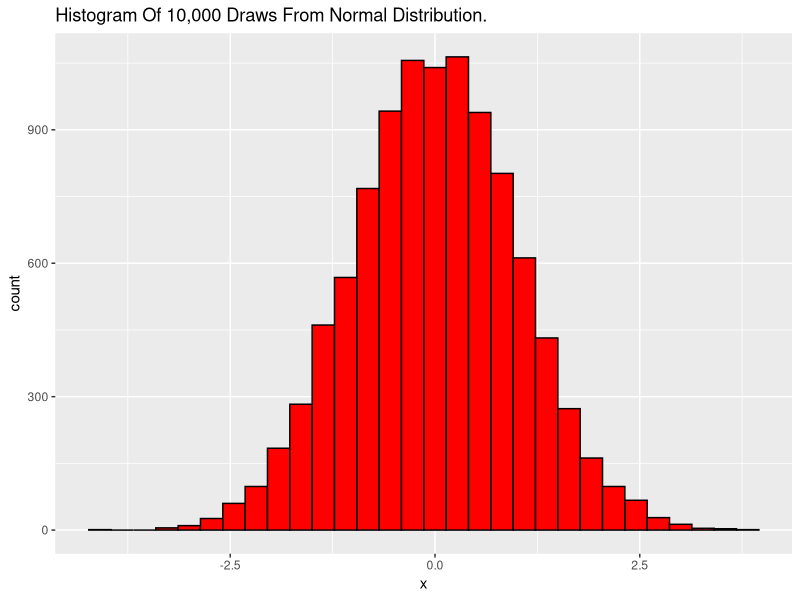
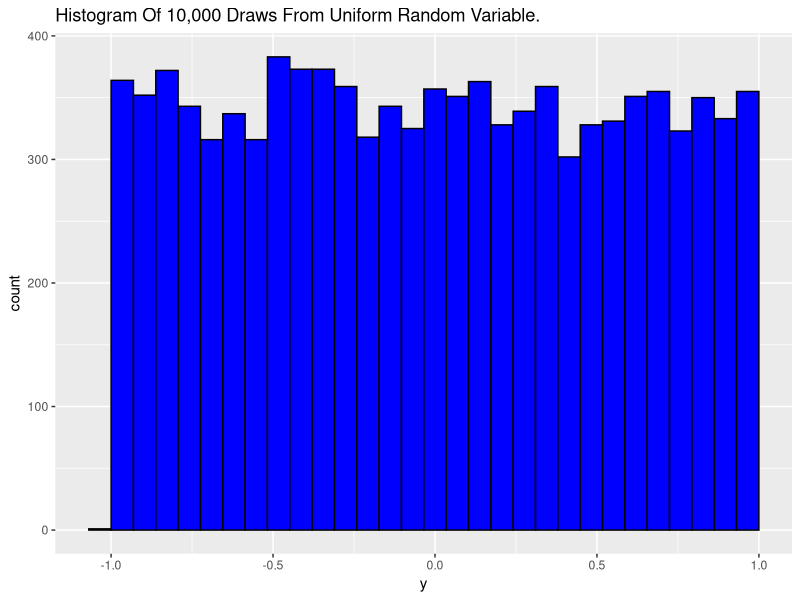

Reproduce these figures in R, in order.
## ---- chunk 1
knitr::opts_chunk$set(echo = TRUE)
cat("Setting Seattle repository")
r = getOption("repos") 
r["CRAN"] = "http://cran.fhcrc.org/"
options(repos = r)
rm(r)
install.packages("ggplot2")
library(ggplot2)
## ---- chunk 2
n <- 10000
mu <- 0
sigma <- 1
x <- rnorm(n, mu, sigma)
df<-data.frame(x)
ggplot(df, aes(x=x)) + geom_histogram(color="black", fill="red") + ggtitle("Histogram Of 10,000 Draws From Normal Distribution.")
## ---- chunk 3
n <- 10000
min_y <- -1
max_y <- 1
y <- runif(n, min_y, max_y)

df1<-data.frame(y)
ggplot(df1, aes(x=y)) + geom_histogram(color="black", fill="blue") + ggtitle("Histogram Of 10,000 Draws From Uniform Random Variable.")
